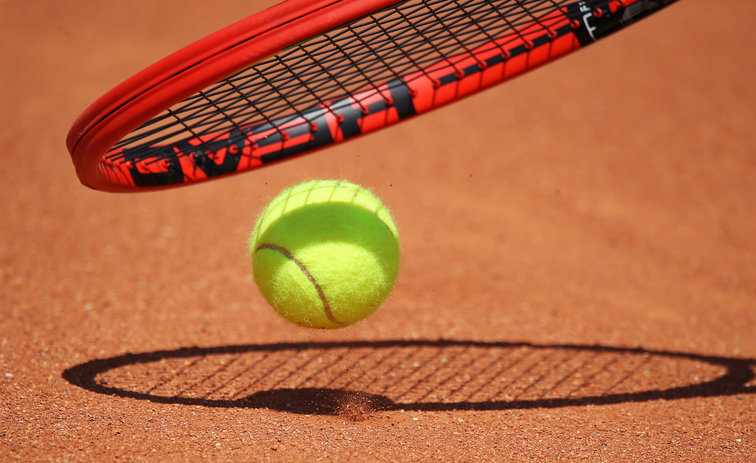
#> input picture src/opencv_ros/images/tennisball.jpg, 756 x 463 px
$ python color_filtering.py
#> lines starting #> are read from the running program, lines starting #| are printed output that depends on the picture; after the words box and inside, x2 and y2 are one past the last pixel; in counts of white or black regions, pixels touching at a corner belong together
import numpy as np
import cv2
import imutils

image = cv2.imread("images/tennisball.jpg")
#> image is the input picture: shape (463, 756, 3); mean B, G, R 64.1, 105.1, 181.8
cv2.imshow("Original",image)

#convert the image into the HSV color space
hsv = cv2.cvtColor(image, cv2.COLOR_BGR2HSV)
#> hsv: shape (463, 756, 3); mean H, S, V 14.7, 164.8, 182.8
cv2.imshow("hsv image",hsv)

#find the upper and lower bounds of the yellow color (tennis ball)
yellowLower =(30, 150, 100)
yellowUpper = (50, 255, 255)

#define a mask using the lower and upper bounds of the yellow color
mask = cv2.inRange(hsv, yellowLower, yellowUpper)
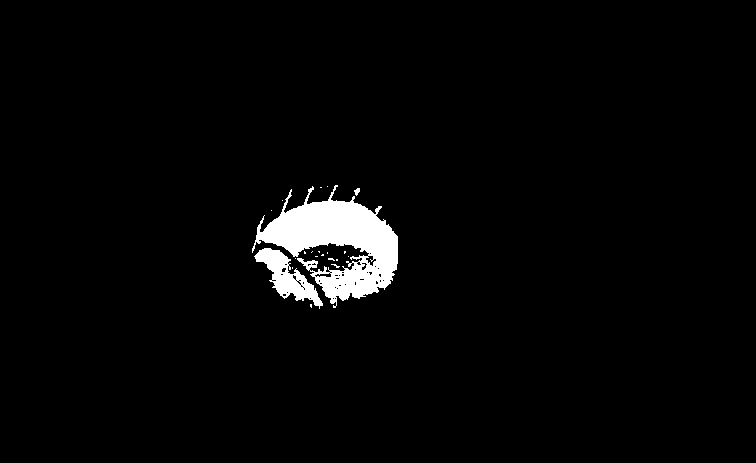
#> mask: shape (463, 756); 2.8% white; 21 white regions (18 under 20 px), largest, box (x1, y1, x2, y2) and area: (252, 185, 398, 308) 8048, (254, 248, 323, 309) 1533, (354, 188, 360, 196) 30

cv2.imshow("mask image", mask)

cv2.waitKey(0)
cv2.destroyAllWindows()


cv2.waitKey(0)
cv2.destroyAllWindows()
